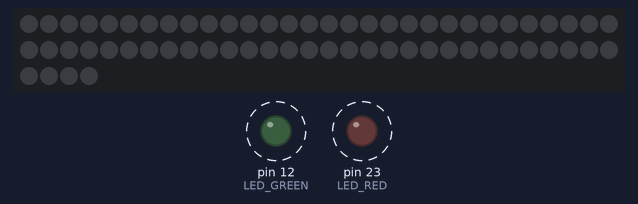
A program run on a simulated Raspberry Pi (header pin numbers), started with the arguments 3 3 3. Shown: 64 RGB LEDs in strip order, left to right, continuing on the next row, output pins drawn as LEDs (lit = HIGH). Dashed ring = blinking. Threads take turns every 2 ms; the clock reads 2024-03-15 10:24:30 at power-on unless the program sets it; pins used as bus, display or sensor lines are not drawn; what the program prints to the terminal is not drawn.

Above: at 0.5 s.
Timing chart, 0 to 3.0 s (numbered marks = the images above):
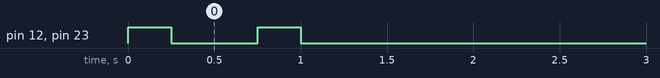

The program:

gpio_dual.py
```python
#!/usr/bin/python
import RPi.GPIO as GPIO
import time
from statistics import median
import threading
import sys
import board
import neopixel

try:
	t = int(sys.argv[1])
except:
	print('Using default time of 20s')
	t = 20
try:
        TH = int(sys.argv[2])
except:
        print('Using default warning distance of 1.40m')
        TH = 140

try:
        TH2 = int(sys.argv[3])
except:
        print('Using default message distance of 1.0m')
        TH2 = 100

class queue():
	def __init__(self, n):
		self.n = n
		self.l = [None] * n
	def add(self, item):
		self.l.pop(0)
		self.l.append(item)
	def median(self):
		try:
			return median([i for i in self.l if i is not None])
		except:
			return 650

# initialize neopixel matrix with brightness level
def init(bright):
    return neopixel.NeoPixel(board.D18, 64, brightness=bright, auto_write=False)

# turns off all pixels and deinitializes the neopixel matrix
def deinit():
    for i in range(0, 64):
        pixels[i] = (0,0,0)
    pixels.show()
    pixels.deinit()


def symbol(symbol, color):
	i = 0
	for char in open('symbols/' + symbol + '.txt', 'r').read():
		if not char: break
		if char == '1':
			pixels[i] = color
			i += 1
		elif char == '0':
			pixels[i] = (0,0,0)
			i = i + 1
	pixels.show()


class arrow(threading.Thread):
	def __init__(self, event, freq=0.5):
		threading.Thread.__init__(self)
		self.event = event
		self.event.show = False

		vec1 = [1,0,0,1,1,0,0,1] * 2
		vec2 = [0,0,1,1,0,0,1,1] * 2
		vec3 = [0,1,1,0,0,1,1,0] * 2
		vec4 = [1,1,0,0,1,1,0,0] * 2
		self.vecs = [vec1, vec2, vec3, vec4, vec4, vec3, vec2, vec1]

		self.shift = 0
		self.freq = freq

	def run(self):
		while not self.event.wait(self.freq):
			if not self.event.show:
				continue
			#print('test2')
			mat = [ i for v in self.vecs for i in v[0+self.shift:8+self.shift]]
			self.shift = (self.shift + 1) % 4
			#print(mat)
			for i, p in enumerate(mat):
				if p:
					pixels[i] = (255, 100, 0)
				else:
					pixels[i] = (0,0,0)
			pixels.show()
			#time.sleep(self.freq)

def simple_arrow():
	vec1 = [0,0,0,1,1,0,0,1]
	vec2 = [0,0,1,1,0,0,1,1]
	vec3 = [0,1,1,0,0,1,1,0]
	vec4 = [1,1,0,0,1,1,0,0]
	mat = vec1 + vec2 + vec3 + vec4 + vec4 + vec3 + vec2 + vec1

	for i, p in enumerate(mat):
		if p:
			pixels[i] = (255, 100, 0)
		else:
			pixels[i] = (0,0,0)
	pixels.show()


def run_measurement(PIN_ctrl, PIN_read, LED=None, d_th = TH2, n = 3):
	vals = []
	GPIO.output(PIN_ctrl, GPIO.HIGH)

	for i in range(n):
		while GPIO.input(PIN_read):
			pass
		while GPIO.input(PIN_read) == 0:
			p_start = time.time()
		while GPIO.input(PIN_read)==1:
			p_end = time.time()
		pulse_duration = p_end - p_start
		distance = round(pulse_duration * 17279, 2)
		vals.append(distance)

	distance = median(vals)

	if not LED:
		pass
	elif distance < d_th:
		GPIO.output(LED, GPIO.HIGH)
	else:
		GPIO.output(LED, GPIO.LOW)

	GPIO.output(PIN_ctrl, GPIO.LOW)
	return distance


try:
	#GPIO.setmode(GPIO.BOARD)
	PIN_TRIGGER = 17 #11  #upper 1st orange
	PIN_ECHO = 4 #7	  #upper 1st yellow
	LED_RED = 23 #16	  #lower orange
	LED_GREEN = 12 #32	  #lower 2nd red
	PIN_TRIGGER2 = 22 #15 #upper grey
	PIN_ECHO2 = 27 #13    #upper white

	GPIO.setup(PIN_TRIGGER, GPIO.OUT)
	GPIO.setup(PIN_ECHO, GPIO.IN)
	GPIO.setup(PIN_TRIGGER2, GPIO.OUT)
	GPIO.setup(PIN_ECHO2, GPIO.IN)
	GPIO.setup(LED_GREEN, GPIO.OUT)
	GPIO.setup(LED_RED, GPIO.OUT)

	GPIO.output(PIN_TRIGGER, GPIO.LOW)
	GPIO.output(PIN_TRIGGER2, GPIO.LOW)
	GPIO.output(LED_RED, GPIO.LOW)
	GPIO.output(LED_GREEN, GPIO.LOW)

	print("Waiting for sensor to settle & LED-test")

	for i in range(2):
		GPIO.output(LED_RED, GPIO.HIGH)
		GPIO.output(LED_GREEN, GPIO.HIGH)
		time.sleep(0.25)
		GPIO.output(LED_RED, GPIO.LOW)
		GPIO.output(LED_GREEN, GPIO.LOW)
		time.sleep(0.5)

	pixels = init(0.3)

	vals = []
	print('{}s measurement starting now'.format(t))
	start = time.time()

	event = threading.Event()
	timer = arrow(event, 0.1)
	timer.start()

	while time.time() - start < t:

		v1 = run_measurement(PIN_TRIGGER, PIN_ECHO)
		v2 = run_measurement(PIN_TRIGGER2, PIN_ECHO2)
		vals.append((v1, v2))

		if v2 < TH2:
			event.show = False
			symbol('smiley_sad', (255,0,0))

		elif v1 < TH:
			#print(v2)
			event.show = True
			#timer.show()
			#simple_arrow()
		else:
			event.show = False
			symbol('smiley', (0,255,0))
			#for i in range(64):
			#	pixels[i] = (0,0,0)
			#pixels.show()

	event.set()

	for i, d in enumerate(vals):
		print('Measurement {}: {} cm, {} cm'.format(i, d[0], d[1]))


finally:
	deinit()
	GPIO.cleanup()
```

Measured:
- by itself, pin 12 (LED_GREEN), pin 23 (LED_RED): alternates HIGH for 0.25 s and LOW for 0.50 s, 4 changes in all, then stays LOW
